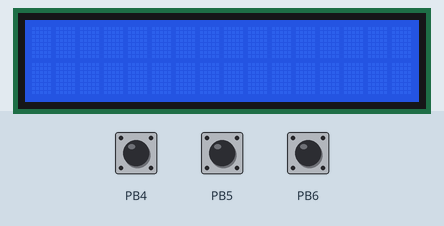
Bench run of a program on a simulated ATmega32, built with avr-gcc and emulated at 8 MHz (the files do not name the chip). Parts: 16×2 character LCD. Wiring (inferred from the names in the program): character LCD (HD44780): RS PC6; R/W PC5; E PC4; data PC0, PC1, PC2, PC3. The inputs (shaded band) are chosen by the test bench; at power-on: PB6 HIGH, PB4 HIGH, PB5 HIGH. The board resets itself during the run and starts again.

Above: at 1.2 s.
1.3 s: PB6 pulled LOW for 0.15 s
At 1.45 s:
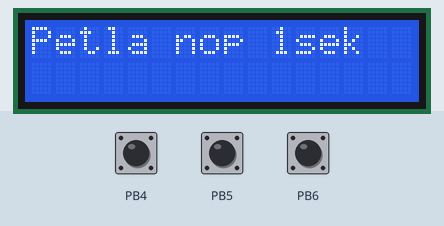
3.1 s: PB4 pulled LOW for 0.15 s
At 4.1 s:
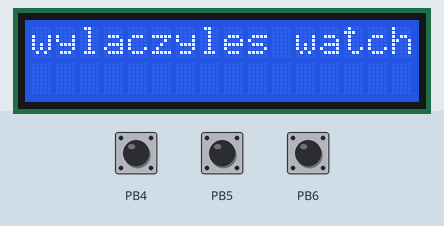
4.8 s: PB5 pulled LOW for 0.15 s
At 5.4 s:
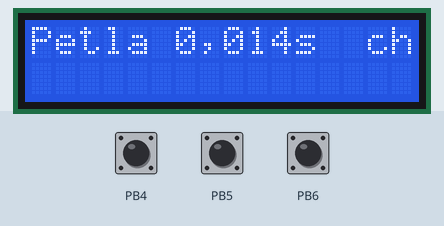
11.2 s: PB4 pulled LOW for 3.2 s
At 11.5 s:
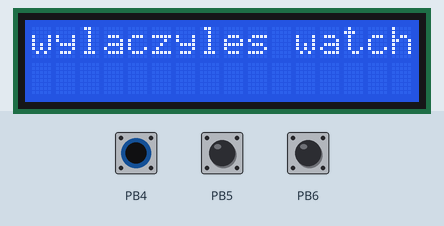
Timing chart, 0 to 14.2 s (numbered marks = the images above; inputs shaded):
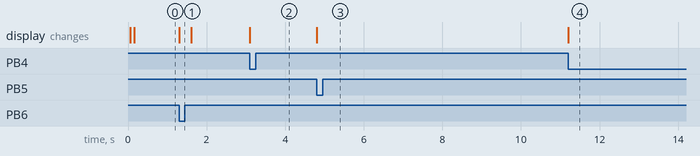

The program:

main.c
```c
#include <avr/io.h>
#include <util/delay.h>
//#include <avr/wdt.h>
#include "LCD.h"

#define wdt_reset() __asm__ __volatile__ ("wdr")

int main(void)
{
	DDRB = 0;
	PORTB = 255;
	WDTCR |= 0b00011011;
	LCD_start();
	LCD_clear();
	while (1)
	{
		wdt_reset();
		if(bit_is_clear(PINB,PB6 ))
		{
			LCD_putstrxy("Petla nop 1sek ", 0, 0);
			_delay_ms(1500);
		}
		if(bit_is_clear(PINB,PB5 ))
		{
			LCD_putstrxy("Petla 0,014s  ", 0, 0);
			_delay_ms(14);
		}
		if(bit_is_clear(PINB,PB4 ))
		{
			LCD_putstrxy("wylaczyles watch", 0, 0);
			_delay_ms(14);
			wdt_reset();
			WDTCR |= (1<<WDTOE) | (1<<WDE);
			WDTCR = 0x00;
		}

	}
}
```

LCD.c
```c
#include "LCD.h"


volatile uint8_t LCD_pos;

void delay_us(uint16_t us)
{
  uint16_t delay_loops;
  register uint16_t i;
  delay_loops = (us>>3)*CYCLES_PER_US;
  for (i = 0; i < delay_loops; i++)
  {
    asm volatile ("WDR"::);
    asm volatile ("NOP"::);
  }
}


void delay_ms(uint16_t count)
{
  while (count--)
    {
     delay_us(1000);
     //sbi(PORTA,4);cbi(PORTA,4);
    }
}

/*///////////////////////////////////////////////////
	Funkcja zapisu 4 bitow do wyswietlacza
///////////////////////////////////////////////////*/
void LCD_clock(uint8_t data, uint8_t rs)
{
 	LCD_DDR |= 0x0F | _BV(LCD_EN) | _BV(LCD_RS) | _BV(LCD_RW);
 	cbi(LCD_PORT, LCD_RW);
 	if (rs == 1)
    	sbi(LCD_PORT, LCD_RS);      		//zapis danych
 	else
    	cbi(LCD_PORT, LCD_RS);				//zapis komendy
 	LCD_PORT = ((data) | (LCD_PORT & 0xF0));//wyslanie danych na dolna polowke portu D
 	sbi(LCD_PORT, LCD_EN);					//ustawienie wysokiego zbocza na lini E
 	delay_us(20);
 	cbi(LCD_PORT, LCD_EN);					//ustawienie niskiego zbocza na lini E - potwierdzenie zapisu
 	delay_us(20);
	cbi(LCD_PORT, LCD_RS);
 	sbi(LCD_PORT, LCD_RW);
}

/*///////////////////////////////////////////////////
	Funkcja podzialu bajtu na dwie polowki,
	przeslanie starszej polowki jako pierwszej
///////////////////////////////////////////////////*/
void LCD_send(uint8_t data, uint8_t rs)
{
  	LCD_clock(data >> 4, rs);				//przesowamy gorna polowke na do³ i wysy³amy
  	LCD_clock(data & 0x0F, rs);				//wysy³amy dolna polowke
}

/*///////////////////////////////////////////////////
	Funkcja zapisu komendy
///////////////////////////////////////////////////*/
void LCD_send_0(uint8_t ch)
{
  	LCD_send(ch, 0);
}

/*///////////////////////////////////////////////////
	Funkcja zapisu danych
///////////////////////////////////////////////////*/
void LCD_send_1(uint8_t ch)
{
  	LCD_send(ch, 1);
}

/*///////////////////////////////////////////////////
	Funkcja ustawienia pozycji kursora
///////////////////////////////////////////////////*/
void LCD_xy(uint8_t x, uint8_t y)
{
  	switch(y)
  	{
		#if (LCD_Y > 1)
    		case 1: y=0x40; break;
		#endif
		#if (LCD_Y>2)
   			 case 2: y=0x14; break;
		#endif
		#if (LCD_Y>3)
   			 case 3: y=0x54; break;
		#endif
  	}
  	LCD_send_0(0x80+y+x);
}

/*///////////////////////////////////////////////////
	Funkcja czyszczenie wyswietlacza
///////////////////////////////////////////////////*/
void LCD_clear(void)
{
  	LCD_send_0(0x01);
  	delay_ms(3);
  	LCD_xy(0, 0);
}

/*///////////////////////////////////////////////////
	Funkcja inicjalizacji wyswietlacza
///////////////////////////////////////////////////*/
void LCD_start(void)
{
  	register uint8_t i;
  	LCD_DDR |= 0x0F | _BV(LCD_EN) | _BV(LCD_RS);
  	delay_ms(50);
  	for(i = 0; i < 3; i++)
  	{
    	LCD_clock(0x03, 0);
    	delay_ms(25);
  	}
  	LCD_clock(0x02, 0);
  	LCD_send_0(0x2C);
  	LCD_send_0(0x08);
  	LCD_clear();
  	LCD_send_0(0x06);
  	LCD_send_0(0x0C);
}

/***************************************************/
/*    Wyswietla znak podany w parametrze funkcji   */
/*                                                 */
/***************************************************/

void LCD_putchar(char ch)
{
  LCD_send_1(ch);
}


/***************************************************/
/*    Wyswietla liczbe 8 bitów bez znaku podana    */
/*  w parametrze funkcji, x,y - wspolzedne na LCD  */
/***************************************************/
#ifdef LCD_DEC2
void LCD_dec2(uint8_t bajt)
{
 LCD_send_1(bajt/10+0x30);
 LCD_send_1(bajt%10+0x30);
}
#endif

/***************************************************/
/*    Wyswietla liczbe 8 bitów bez znaku podana    */
/*  w parametrze funkcji, x,y - wspolzedne na LCD  */
/***************************************************/
//#ifdef LCD_UINT8
void LCD_uint8xy(uint8_t bajt, uint8_t x, uint8_t y)
{
 register uint8_t znak, i;
 LCD_xy(x+2,y);
 if(!bajt)
         LCD_send_1(0x30);
 else
         {
          LCD_cursor_down();
          for(i=0;i<3;i++)
                {
	     if(bajt)
	            {
		 znak=bajt%10;
		 bajt/=10;
		 LCD_send_1(znak+0x30);
		}
	    }
          LCD_cursor_up();
          LCD_xy(x+3,y);
         }
}
//#endif

/***************************************************/
/*   Wyswietla liczbe 16 bitów bez znaku podana    */
/*  w parametrze funkcji, x,y - wspolzedne na LCD  */
/***************************************************/
//#ifdef LCD_UINT16
void LCD_uint16xy(uint16_t slowo, uint8_t x, uint8_t y)
{
 register uint8_t znak, i;
 LCD_xy(x+4,y);
 if(!slowo)
         LCD_send_1(0x30);
 else
         {
          LCD_cursor_down();
          for(i=0;i<5;i++)
		 {
		  if(slowo)
		          {
		           znak=slowo%10;
		           slowo/=10;
		           LCD_send_1(znak+0x30);
		          }
		 }
	 LCD_cursor_up();
	 LCD_xy(x+5,y);
         }
}
//#endif

/***************************************************/
/*    Wyswietla liczbe 32 bity bez znaku podana    */
/*  w parametrze funkcji, x,y - wspolzedne na LCD  */
/***************************************************/
#ifdef LCD_UINT32
void LCD_uint32xy(uint32_t slowo, uint8_t x, uint8_t y)
{
 register uint8_t znak, i;
 LCD_xy(x+9,y);
 if(!slowo)
         LCD_send_1(0x30);
 else
         {
          LCD_cursor_down();
          for(i=0;i<10;i++)
		 {
		  if(slowo)
		          {
		           znak=slowo%10;
		           slowo/=10;
		           LCD_send_1(znak+0x30);
		          }
		 }
	 LCD_cursor_up();
	 LCD_xy(x+10,y);
         }
}
#endif

/***************************************************/
/*   Wyswietla liczbe 8 bitów ze znakiem podana    */
/*  w parametrze funkcji, x,y - wspolzedne na LCD  */
/***************************************************/
#ifdef LCD_INT8
void LCD_int8xy(int8_t bajt, uint8_t x, uint8_t y)
{
 register int8_t modul;
 register uint8_t znak, i;
 uint8_t minus=0;
 modul=bajt;
 if(modul>>7)
              {
	   minus=1;
	   modul=~(int8_t)(modul);
	   modul++;
	  }
 LCD_xy(x,y);
 for(i=0;i<4;i++)
                LCD_send_1(' ');
 LCD_xy(x+3,y);
 if(!modul)
          LCD_send_1(0x30);
 else
          {
           LCD_cursor_down();
           for(i=0;i<3;i++)
                {
	     if(modul)
	            {
		 znak=(uint8_t)modul%10;
		 modul=(uint8_t)modul/10;
		 LCD_send_1(znak+0x30);
		}
	    }
           if(minus)
                   LCD_send_1('-');
           else
                   LCD_send_1(' ');
           LCD_cursor_up();
           LCD_xy(x+4,y);
          }
}
#endif

/***************************************************/
/*   Wyswietla liczbe 16 bitów ze znakiem podana   */
/*  w parametrze funkcji, x,y - wspolzedne na LCD  */
/***************************************************/

void LCD_int16xy(int16_t slowo, uint8_t x, uint8_t y)
{
 uint8_t znak, i;
 uint8_t minus=0;
 if(slowo>>15)
              {
	   minus=1;
	   slowo=~slowo;
	   slowo++;
	  }
 LCD_xy(x,y);
 for(i=0;i<6;i++)
                LCD_send_1(' ');
 LCD_xy(x+5,y);
 if(!slowo)
          LCD_send_1(0x30);
 else
          {
           LCD_cursor_down();
           for(i=0;i<5;i++)
                {
	     if(slowo)
	            {
		 znak=slowo%10;
		 slowo/=10;
		 LCD_send_1(znak+0x30);
		}
	    }
           if(minus)
                   LCD_send_1('-');
           else
                   LCD_send_1(' ');
           LCD_cursor_up();
           LCD_xy(x+6,y);
          }
}


/***************************************************/
/*    Wyswietla liczbe 32 bity ze znakiem podana   */
/*  w parametrze funkcji, x,y - wspolzedne na LCD  */
/***************************************************/

void LCD_int32xy(int32_t slowo, uint8_t x, uint8_t y)
{
 uint8_t znak, i;
 uint8_t minus=0;
 if(slowo>>31)
              {
	   minus=1;
	   slowo=~slowo;
	   slowo++;
	  }
 LCD_xy(x,y);
 for(i=0;i<10;i++)
                LCD_send_1(' ');
 LCD_xy(x+10,y);
 if(!slowo)
          LCD_send_1(0x30);
 else
          {
           LCD_cursor_down();
           for(i=0;i<10;i++)
                {
	     if(slowo)
	            {
		 znak=slowo%10;
		 slowo/=10;
		 LCD_send_1(znak+0x30);
		}
	    }
           if(minus)
                   LCD_send_1('-');
           else
                   LCD_send_1(' ');
           LCD_cursor_up();
           LCD_xy(x+11,y);
          }
}


/*///////////////////////////////////////////////////
	Funkcja wyswietlania tekstu na wyswietlaczu
///////////////////////////////////////////////////*/

void LCD_putstr(char* s)
{
  	register char c;
  	while ((c = *s++))
    	LCD_send_1(c);
}


/*///////////////////////////////////////////////////
	Funkcja wyswietlania tekstu na wyswietlaczu
	w miejscu x, y
///////////////////////////////////////////////////*/
void LCD_putstrxy(char* s, uint8_t x, uint8_t y)
{
  	register char c;
  	LCD_xy(x,y);
  		while ((c = *s++))
    LCD_send_1(c);
}
//////////////////////////////////////////////////////
//////////////////////////////////////////////////////
//////////////////////////////////////////////////////
```

LCD.h
```c
#include <inttypes.h>
#include <avr/io.h>
#include <stdlib.h>

#define F_CPU 8000000
#define CYCLES_PER_US (F_CPU / 1000000)

#define LCD_PORT	PORTC	//port wyswietlacza, interfejs 4 bitowy
							//podlaczenie do 4 starszych bitow
							//Db7->PC3
							//DB6->PC2
							//DB5->PC2
							//DB4->PC1
							//DB3->PC0
#define LCD_EN		PC4		//Enable
#define LCD_RW		PC5		//R/W
#define LCD_RS		PC6		//RS

#define LCD_X		16		//Liczba znakow w linii
#define LCD_Y		2		//Liczba linii

#define LCD_DDR		DDR(LCD_PORT)
#define LCD_PIN		PIN(LCD_PORT)

#define DDR(x) _SFR_IO8(_SFR_IO_ADDR(x) - 1)
#define PIN(x) _SFR_IO8(_SFR_IO_ADDR(x) - 2)

#define sbi(sfr, bit) sfr |= 1 << bit
#define cbi(sfr, bit) sfr &= ~(uint8_t)(1 << bit)

#define LCD_cursor_off()	LCD_send(0x0C, 0)
#define LCD_cursor_on()		LCD_send(0x0F, 0)
#define LCD_cursor_right()	LCD_send(0x14, 0)
#define LCD_cursor_left()	LCD_send(0x10, 0)
#define LCD_cursor_down()	LCD_send(0x04, 0)
#define LCD_cursor_up()		LCD_send(0x06, 0)
#define VFD_100percent()	LCD_send(0x2C, 0)
#define VFD_75percent()		LCD_send(0x2D, 0)
#define VFD_50percent()		LCD_send(0x2E, 0)
#define VFD_25percent()		LCD_send(0x2F, 0)


/*
typedef union
{
 float dana_float;
 unsigned char dana_char[4];
} float2char;

typedef union {
 int16_t dana_int16_t;
 unsigned char dana_char[2];
} int16_t2char;

typedef union {
 int32_t dana_int32_t;
 unsigned char dana_char[4];
} int32_t2char;
*/

//void delay_us(uint16_t us);
//void delay_ms(uint16_t count);
void LCD_clock(uint8_t data, uint8_t rs);
void LCD_send(uint8_t data, uint8_t rs);
void LCD_send_0(uint8_t ch);
void LCD_send_1(uint8_t ch);
void LCD_xy(uint8_t x, uint8_t y);
void LCD_clear(void);
void LCD_start(void);
void LCD_putchar(char ch);
void LCD_dec2(uint8_t bajt);
void LCD_uint8xy(uint8_t bajt, uint8_t x, uint8_t y);
void LCD_uint16xy(uint16_t slowo, uint8_t x, uint8_t y);
void LCD_uint32xy(uint32_t slowo, uint8_t x, uint8_t y);
void LCD_int8xy(int8_t bajt, uint8_t x, uint8_t y);
void LCD_int16xy(int16_t slowo, uint8_t x, uint8_t y);
void LCD_int32xy(int32_t slowo, uint8_t x, uint8_t y);
void LCD_putstr(char* s);
void LCD_putstrxy(char* s, uint8_t x, uint8_t y);
```

Measured:
- after the input at 1.3 s, the display: changes at once (image 1)
- after the input at 3.1 s, the display: changes at once (image 2)
- after the input at 4.8 s, the display: changes at once (image 3)
- after the input at 11.2 s, the display: changes at once (image 4)
